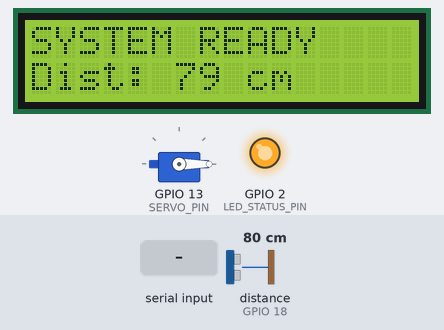
Bench run of a program on a simulated ESP32. Shown: 16×2 character LCD, servo, output pins drawn as LEDs (lit = HIGH). Wiring (inferred from the names in the program): ultrasonic range finder: trigger GPIO 5; echo GPIO 18. Inputs (shaded band) come from the test bench; at power-on: distance to the obstacle (sensor on GPIO 18) 80 cm. The echo pulse lasts 58.3 µs per cm; pins used as bus, display or sensor lines are not drawn; what the program prints to the serial monitor is not drawn.

Above: at 2.2 s.
2.3 s: distance to the obstacle (sensor on GPIO 18) set to 2 cm
At 3.2 s:
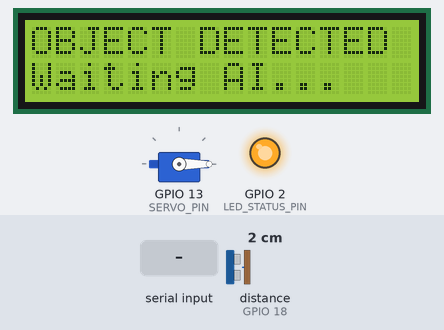
4.0 s: "1" received over Serial
At 5.4 s:
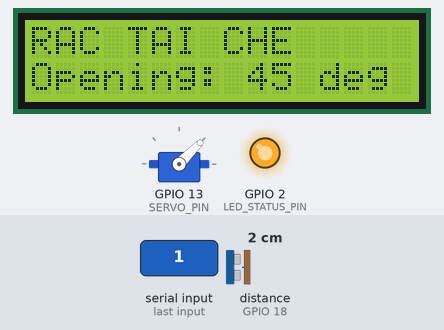
At 20.8 s:
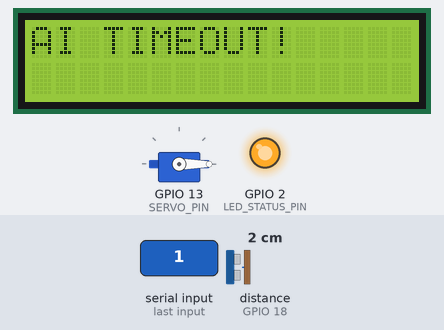
Timing chart, 0 to 22.3 s (numbered marks = the images above; inputs shaded):
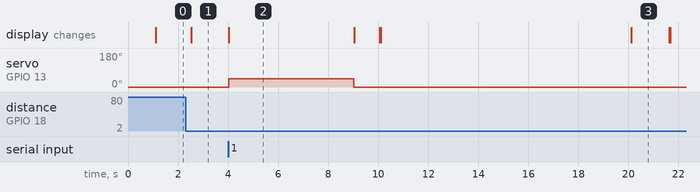

Measured:
- after the input at 2.3 s, the display: changes after 0.23 s (image 1)
- after the input at 4.0 s, servo on GPIO 13 (SERVO_PIN): 0° → 45° at once, → 0° 5.0 s later; the display: changes at once (image 2)
- what the display in image 2 shows lasts 5.0 s, from 4.0 s to 9.0 s

The program:

main.cpp
```cpp
/**
 * MA NGUON ESP32 - THUNG RAC TU DONG KICH HOAT CAMERA CHO 10CM
 */

#include <ESP32Servo.h>
#include <Wire.h>
#include <LiquidCrystal_I2C.h>

// --- DINH NGHIA PIN DIEU KHIEN ---
const int TRIG_PIN = 5;
const int ECHO_PIN = 18;
const int SERVO_PIN = 13;
const int LED_STATUS_PIN = 2;

Servo myServo;
LiquidCrystal_I2C lcd(0x27, 16, 2);

unsigned long lastSensorTime = 0;
const unsigned long sensorInterval = 200; // Tăng tốc độ quét cảm biến lên 200ms/lần

long measureDistance();
void executeSorting(int angle, String label);

void setup() {
  Serial.begin(115200);

  pinMode(TRIG_PIN, OUTPUT);
  pinMode(ECHO_PIN, INPUT);
  pinMode(LED_STATUS_PIN, OUTPUT);
  digitalWrite(LED_STATUS_PIN, HIGH);

  Wire.begin(21, 22);
  lcd.init();
  lcd.backlight();
  lcd.setCursor(0, 0);
  lcd.print("SYSTEM READY");
  lcd.setCursor(0, 1);
  lcd.print("Distance Mode");

  myServo.attach(SERVO_PIN);
  myServo.write(0);
  delay(1000);
}

void loop() {
  if (millis() - lastSensorTime >= sensorInterval) {
    lastSensorTime = millis();
    long distance = measureDistance();

    // Cập nhật khoảng cách lên LCD
    lcd.setCursor(0, 1);
    lcd.print("Dist: " + String(distance) + " cm    ");

    // NẾU CẢM BIẾN NHẬN ĐƯỢC VẬT TRONG KHOẢNG 10CM
    if (distance > 0 && distance <= 10) {
      lcd.clear();
      lcd.setCursor(0, 0);
      lcd.print("OBJECT DETECTED");
      lcd.setCursor(0, 1);
      lcd.print("Waiting AI...");

      // Gửi tín hiệu kích hoạt lên Camera Laptop qua cổng USB
      Serial.println("DETECTED");

      // Bật chế độ "Đợi phản hồi từ máy tính" (Chờ tối đa 4 giây)
      unsigned long startWait = millis();
      bool receivedCommand = false;

      while (millis() - startWait < 10000) {
        if (Serial.available() > 0) {
          char cmd = Serial.read(); // Đọc ký tự phân loại gửi về từ Python

          if (cmd == '1') {
            executeSorting(45, "RAC TAI CHE"); // Quay 45 độ cho rác tái chế
            receivedCommand = true;
            break;
          }
          else if (cmd == '2') {
            executeSorting(90, "RAC HUU CO");  // Quay 90 độ cho rác hữu cơ
            receivedCommand = true;
            break;
          }
          else if (cmd == '3') {
            executeSorting(135, "RAC VO CO");  // Quay 135 độ cho rác vô cơ
            receivedCommand = true;
            break;
          }
        }
      }

      // Nếu quá thời gian chờ mà máy tính không phản hồi
      if (!receivedCommand) {
        lcd.clear();
        lcd.setCursor(0, 0);
        lcd.print("AI TIMEOUT!");
        delay(1500);
      }

      // Trả lại giao diện sẵn sàng
      lcd.clear();
      lcd.setCursor(0, 0);
      lcd.print("SYSTEM READY");
    }
  }
}

// Hàm thực hiện quay servo phân loại, giữ nắp và đóng lại
void executeSorting(int angle, String label) {
  lcd.clear();
  lcd.setCursor(0, 0);
  lcd.print(label);
  lcd.setCursor(0, 1);
  lcd.print("Opening: " + String(angle) + " deg");

  myServo.write(angle); // Quay servo mở nắp ngăn tương ứng
  delay(5000);          // Giữ nắp mở trong 5 giây để bỏ rác

  myServo.write(0);     // Đóng nắp về vị trí 0 ban đầu
  lcd.clear();
  lcd.setCursor(0, 0);
  lcd.print("CLOSING LID...");
  delay(1000);          // Chờ servo đóng hoàn toàn
}

long measureDistance() {
  digitalWrite(TRIG_PIN, LOW);
  delayMicroseconds(2);
  digitalWrite(TRIG_PIN, HIGH);
  delayMicroseconds(10);
  digitalWrite(TRIG_PIN, LOW);

  long duration = pulseIn(ECHO_PIN, HIGH, 20000); // Giới hạn thời gian chờ cảm biến
  if (duration == 0) return 999;
  return duration * 0.034 / 2;
}
```
